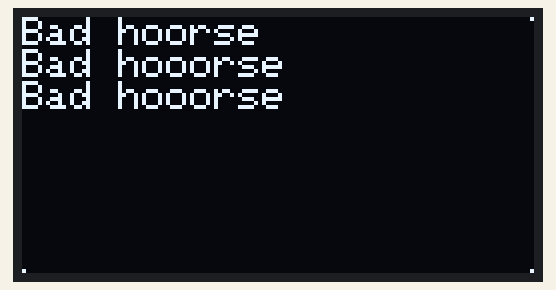
This sketch was run on a simulated Arduino Uno, built with avr-gcc and run on an emulated ATmega328P. On the bench: 128×64 one-colour display.

Above: at 1.6 s.
At 2.2 s:
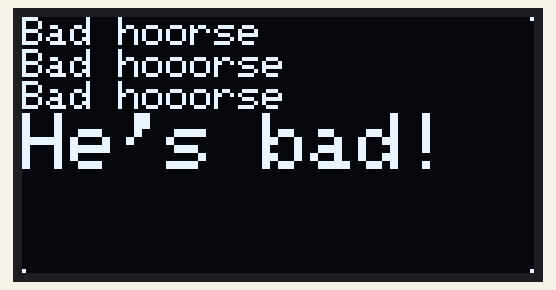
At 7.3 s:
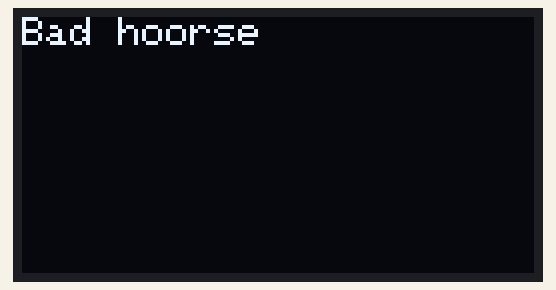
At 15.1 s:
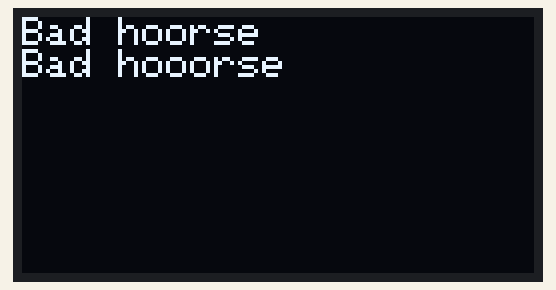
At 29.5 s:
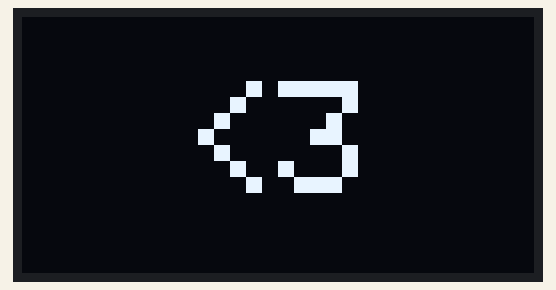

Measured:
- what the display in image 0 shows lasts 0.7 s, from 1.5 s to 2.2 s
- what the display in image 1 shows lasts 2.0 s, from 2.2 s to 4.2 s
- what the display in image 2 shows lasts 0.7 s, from 7.2 s to 7.9 s

The sketch:

sketch_dec14b.ino
```cpp
#include <SPI.h>
#include <Wire.h>
#include <Adafruit_SSD1306.h>
#include <Adafruit_GFX.h>

// OLED display TWI address
#define OLED_ADDR   0x3C

Adafruit_SSD1306 display(-1);

#if (SSD1306_LCDHEIGHT != 64)
#error("Height incorrect, please fix Adafruit_SSD1306.h!");
#endif

void setup() {
  // initialize and clear display
  display.begin(SSD1306_SWITCHCAPVCC, OLED_ADDR);
  display.clearDisplay();
  display.display();

  // display a pixel in each corner of the screen
  display.drawPixel(0, 0, WHITE);
  display.drawPixel(127, 0, WHITE);
  display.drawPixel(0, 63, WHITE);
  display.drawPixel(127, 63, WHITE);

  // setup our text parameters
  display.setTextSize(1);
  display.setTextColor(WHITE);

  // bad horse loop
  for(int i=0; i<3; ++i)
  {

    display.setCursor(0, 0);
    display.print("Bad hoorse\n");
    display.display();
    delay(700);
    display.print("Bad hooorse\n");
    display.display();
    delay(700);
    display.print("Bad hooorse\n");
    display.display();
    delay(600);
    display.setTextSize(2);
    display.print("He's bad!");
    display.display();

    // wait for next loop
    display.setTextSize(1);
    delay(2000);
    display.clearDisplay();
    display.display();
    delay(3000);
  }


  delay(8000);
  display.setCursor(40, 16);
  display.setTextSize(4);
  display.print("<3");
  display.display();
}

void loop() {
  // put your main code here, to run repeatedly:
}
```
